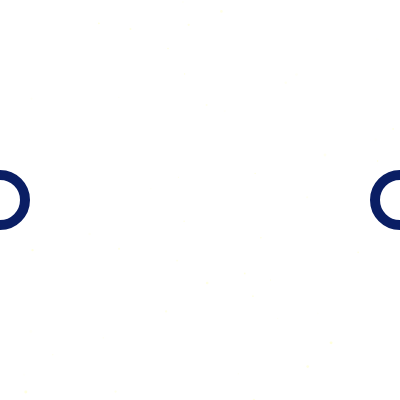
Frame 1 (no input)
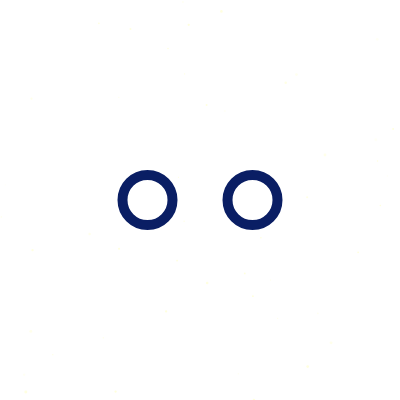
Frame 60 (no input)
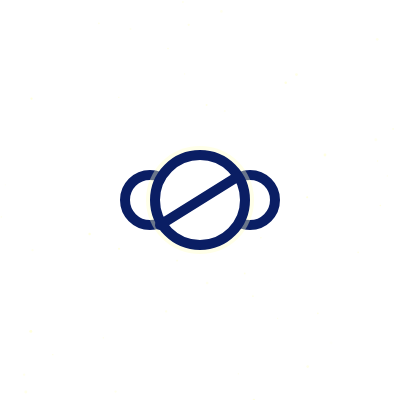
Frame 120 (the mouse pressed at the canvas centre since frame 60)

The p5.js sketch that drew these frames (run headless with seeded random() and noise() and a simulated clock; from frame 60 on, the mouse is pressed at the canvas centre):

// p5.js sketch
// ── sketch.js
let step = 0;
let stars = []; 
let finalSparkles = []; 
function setup() {
  createCanvas(400, 400);
  frameRate(60);

  
  for (let i = 0; i < 50; i++) { 
    stars.push({
      x: random(width),
      y: random(height),
      size: random(1, 3), 
      alpha: random(0, 255), 
      speed: random(0.5, 2) 
    });
  }
}

function draw() {
  background(255);

  for (let i = 0; i < stars.length; i++) {
    let star = stars[i];
    fill(255, 255, 220, star.alpha);
    noStroke();
    circle(star.x, star.y, star.size);

    star.alpha += star.speed;
    if (star.alpha > 255 || star.alpha < 0) {
      star.speed *= -1;
    }
  }

  drawingContext.shadowBlur = 0;
  drawingContext.shadowColor = 'rgba(0,0,0,0)'; 


  stroke(10, 30, 100);
  strokeWeight(10);
  fill(255);

  let leftX = lerp(0, 150, min(step / 60, 1));
  let rightX = lerp(400, 250, min(step / 60, 1));
  circle(leftX, 200, 50);
  circle(rightX, 200, 50);
  
  let bigSize = lerp(0, 90, constrain((step - 60) / 30, 0, 1));
  if (step > 60) {

    if (bigSize > 0) { 
      let glowAlpha = map(bigSize, 0, 90, 0, 100); 
      noStroke();
      fill(255, 255, 200, glowAlpha);
      circle(200, 200, bigSize * 1.2);
    }
    // --- きらきら演出ここまで ---

    stroke(10, 30, 100);
    fill(255);
    circle(200, 200, bigSize);
  }

  if (step > 90) {
    let x1 = 160;
    let y1 = 225;
    let x2 = lerp(160, 240, constrain((step - 90) / 30, 0, 1));
    let y2 = lerp(230, 175, constrain((step - 90) / 30, 0, 1));
    line(x1, y1, x2, y2);
  }

  if (step > 120) {
    let t = constrain((step - 120) / 60, 0, 1);
    let moveY = lerp(20, 0, t);
    let alpha = t * 255;

    if (t > 0.05) { 
      let textGlowAlpha = map(t, 0.05, 1, 0, 80); 
      drawingContext.shadowOffsetX = 0; 
      drawingContext.shadowOffsetY = 0;
      drawingContext.shadowBlur = 10 + sin(frameCount * 0.1) 
      drawingContext.shadowColor = `rgba(255, 255, 150, ${textGlowAlpha})`;
    } else {
      drawingContext.shadowBlur = 0;
      drawingContext.shadowColor = 'rgba(0,0,0,0)'; 
    }

    fill(10, 30, 100, alpha);
    noStroke();
    textSize(22);
    textAlign(CENTER);
    text("大阪産業大学", width / 2, 300 + moveY);

    drawingContext.shadowBlur = 0;
    drawingContext.shadowColor = 'rgba(0,0,0,0)'; 
  }

  if (step === 180) { 
    for (let i = 0; i < 200; i++) { 
      finalSparkles.push(new Sparkle(random(width), random(height)));
    }
  }
  
  for (let i = finalSparkles.length - 1; i >= 0; i--) {
    finalSparkles[i].update();
    finalSparkles[i].display();
    if (finalSparkles[i].isFinished()) {
      finalSparkles.splice(i, 1); 
    }
  }
  
  step++;
}

class Sparkle {
  constructor(x, y) {
    this.pos = createVector(x, y);
    this.vel = p5.Vector.random2D();
    this.vel.mult(random(0.5, 2));
    this.lifespan = 255;
    this.size = random(1, 4); 
    this.color = color(255, 255, random(180, 255), this.lifespan); 
  }

  update() {
    this.pos.add(this.vel);
    this.lifespan -= random(3, 7); 
    this.color.setAlpha(this.lifespan); 
  }

  display() {
    noStroke();
    fill(this.color);
    circle(this.pos.x, this.pos.y, this.size);
  }

  isFinished() {
    return this.lifespan < 0;
  }
}
